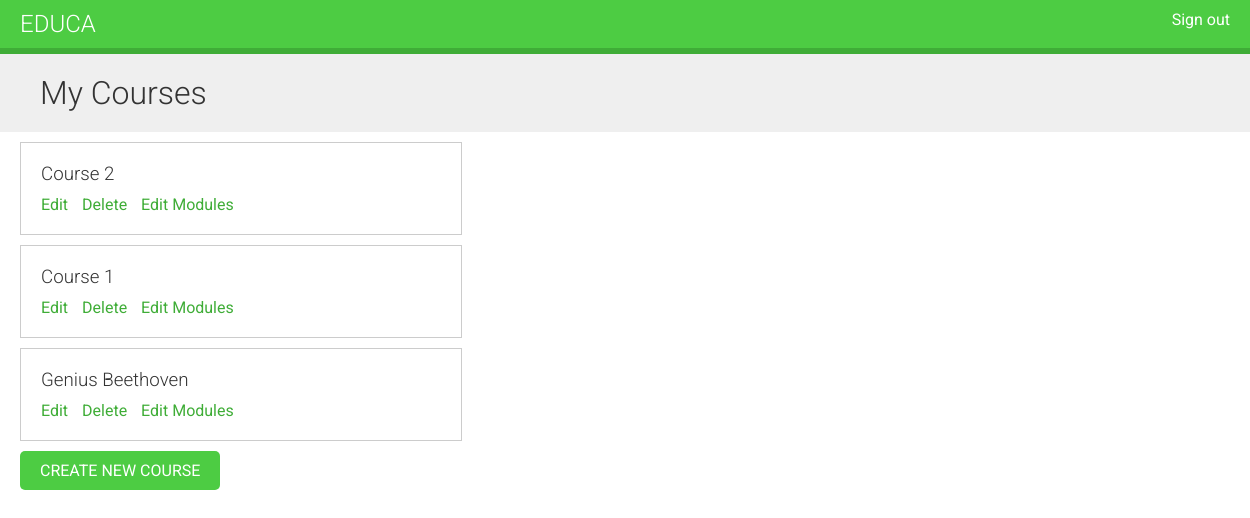
The page /course/mine/ (signed in) on the database its author committed.
### courses/models.py (models this page shows, shortened)
class Course(models.Model):
    owner = models.ForeignKey(
        User, on_delete=models.CASCADE, related_name="courses_created"
    )
    subject = models.ForeignKey(
        Subject, on_delete=models.CASCADE, related_name="courses"
    )
    title = models.CharField(max_length=200)
    slug = models.SlugField(max_length=200, unique=True)
    overview = models.TextField()
    created = models.DateTimeField(auto_now_add=True)
    class Meta:
        ordering = ["-created"]

### courses/views.py (the view)
# urls.py: path("mine/", views.ManageCourseListView.as_view(), name="manage_course_list"),
class ManageCourseListView(OwnerCourseMixin, ListView):
    template_name = "courses/manage/course/list.html"
    permission_required = "courses.view_course"

### courses/views.py (called while the page is built)
    def get_queryset(self):
        qs = super().get_queryset()
        return qs.filter(owner=self.request.user)

### courses/templates/courses/manage/course/list.html (shortened to what this page needs)
{% extends 'base.html' %}
{% block content %}
<h1>My Courses</h1>
<div class="module">
    {% for course in object_list %}
    <div class="course-info">
        <h3>{{ course.title }}</h3>
        <p>
            <a href="{% url 'course_edit' course.id %}">Edit</a>
            <a href="{% url 'course_delete' course.id %}">Delete</a>
            <a href="{% url 'course_module_update' course.id %}">Edit Modules</a>
        </p>
    </div>
    {% empty %}
    <p>You haven't created any courses yet.</p>
    {% endfor %}
    <p>
        <a href="{% url 'course_create' %}" class="button">Create new course</a>
    </p>
</div>
{% endblock content %}

### courses/static/css/base.css (style rules this page uses)
body { margin:0; font-family:'Roboto', sans-serif; font-weight:400; color:#333; }
a { color:#3fad37; text-decoration:none; }
h1, h2, h3, h4, h5, h6 { font-family:'Roboto', sans-serif; font-weight:300; }
h1 { background:#efefef; width:100%; overflow:auto; padding:20px 0 20px 40px; margin:0; }
.module { padding:10px 20px; float:left; width:600px; }
.module h3 { margin:20px 0 0; padding:0; width:100%; }
.module p { margin:10px 0 20px; width:100%; float:left; }
input[type=submit], a.button { border-radius:5px; background:#4dcc43; color:#fff; font-size:16px; text-transform:uppercase; border:none; padding:10px 20px; margin:20px 0; }
.course-info { border:1px solid #ccc; padding:0 20px; margin-bottom:10px; width:400px; overflow:auto; }
.course-info a { margin-right:10px; }

### rows shown on the page
Course: title "Course 2"
Course: title "Course 1"
Course: title "Genius Beethoven"
